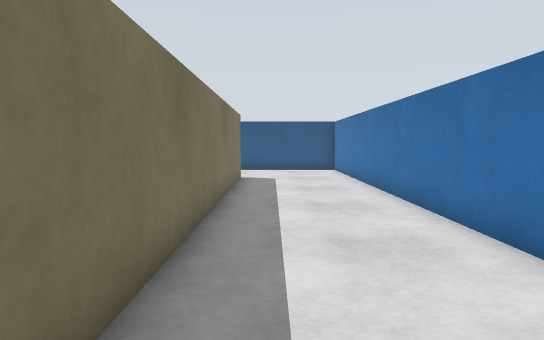
View 1 (above)

16 first-person views from a walk through a Gazebo world. The camera is 0.14 m above the floor, tilts 4° down and sees 70° across. The floor is counted in squares, 0.1 m on a side. Each view is taken from the middle of a square. On the plan, view 1 faces up. The plan holds only what a view shows up to about 16 squares ahead; the rest is blank. The place goes on beyond the plan.

View 2
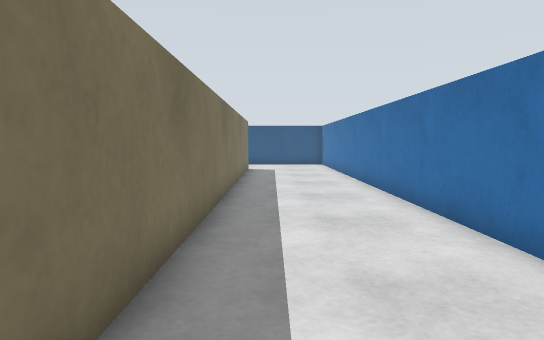

View 3
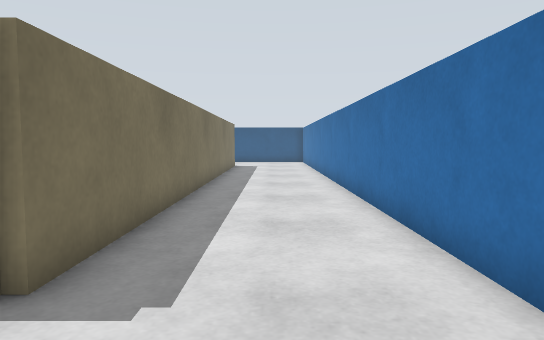

View 4
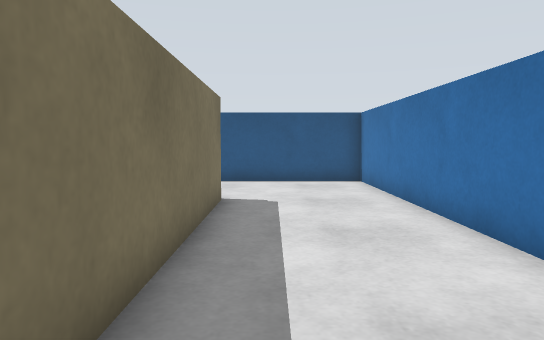

View 5
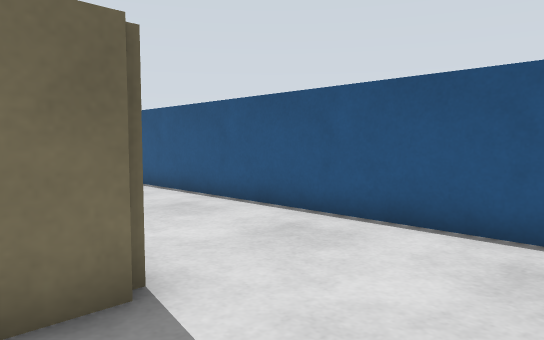

View 6
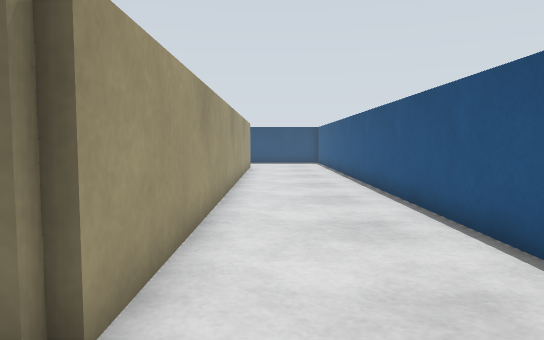

View 7
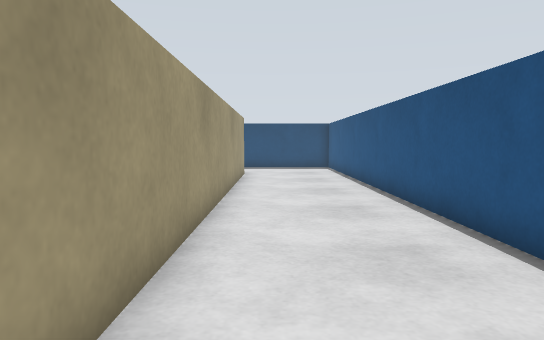

View 8
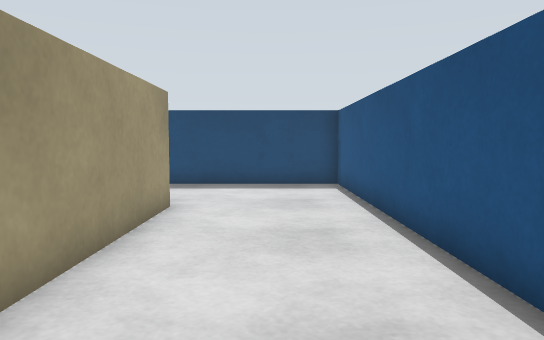

View 9
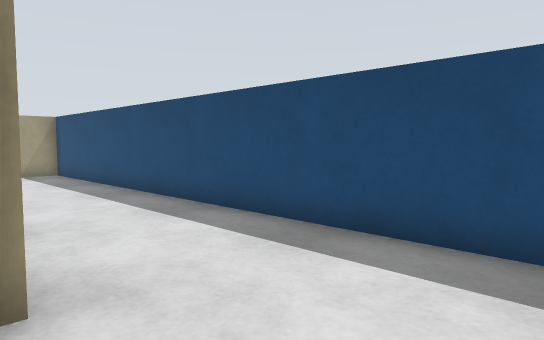

View 10
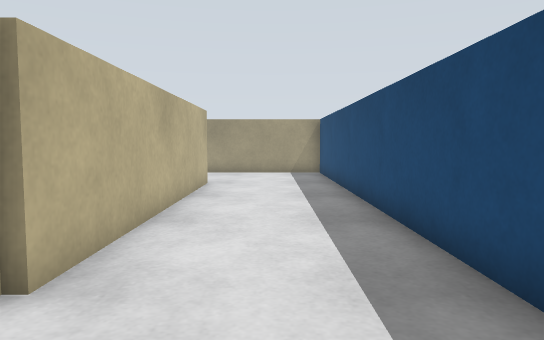

View 11
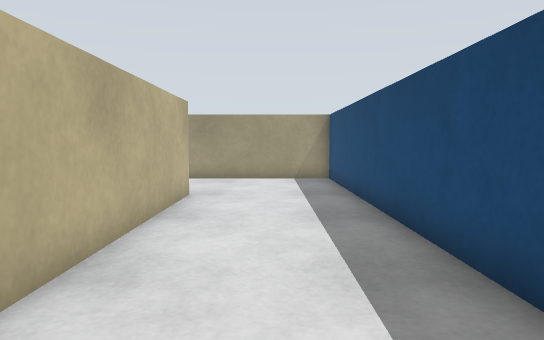

View 12
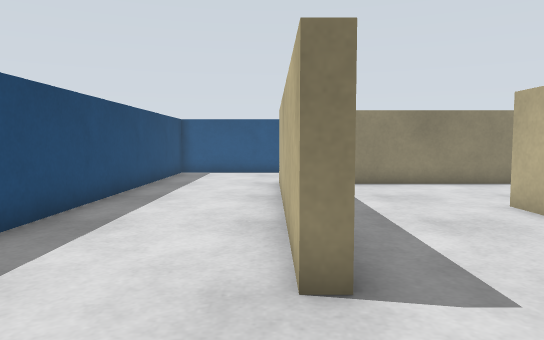

View 13
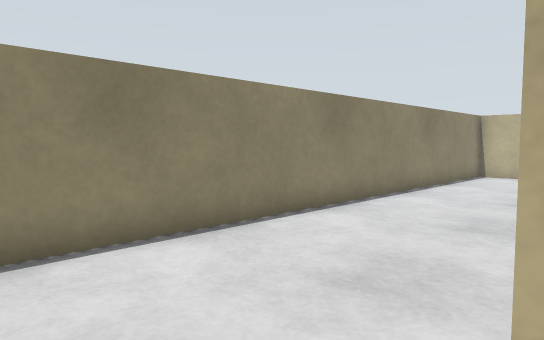

View 14
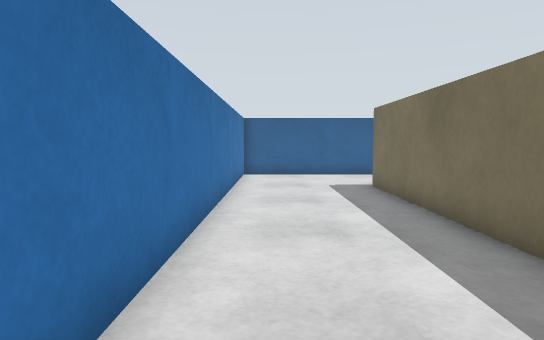

View 15
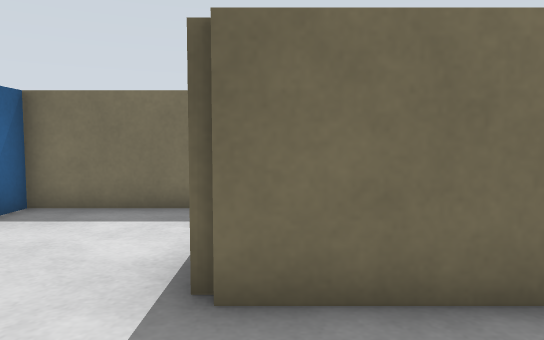

View 16
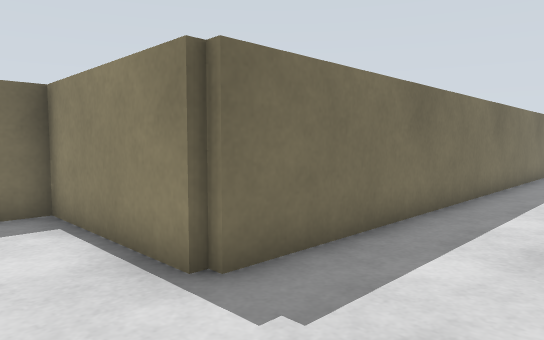

### Floor plan
Points are (right, up) in squares from view 1. A wall is a line through its corners. A room is listed if a view was taken in it or the views show most of it. See-through windows are left out.
Room 1 (views 1, 2, 3, 4, 5, 6, 7, 8, 9, 10, 11, 12, 14, 15, 16)
walls: (-1.2, 15.6) (-1.2, -4.7) (-6.2, -4.7) (-6.2, -8.5); (-21.5, 15.8) (-1.5, 15.8); (-21.1, 5.5) (-21.8, 5.5) (-21.8, 15.5); (3.3, -7.9) (3.3, 20.3) (-26.3, 20.3) (-26.3, 0.8) (-20.8, 0.8)
ways out: opening at (-21.5, 3.5) to room 2
Room 2 (view 13)
walls: (-16.7, 9.4) (-16.7, 10.5); (-17.4, 15.2) (-19.2, 15.2)
ways out: opening at (-21.5, 3.5) to room 1; opening at (-16.5, 12.5)

Where each view was taken, in squares from view 1:
view 1: 0 up, 0 right, facing up
view 2: 5 down, 0 right, facing up
view 3: 8 down, 1 right, facing up
view 4: 6 up, 0 right, facing up
view 5: 14 up, 2 right, facing up-left
view 6: 17 up, 1 right, facing left
view 7: 17 up, 4 left, facing left
view 8: 18 up, 13 left, facing left
view 9: 19 up, 21 left, facing down-left
view 10: 19 up, 24 left, facing down
view 11: 16 up, 24 left, facing down
view 12: 2 up, 22 left, facing up
view 13: 10 up, 19 left, facing up-right
view 14: 8 up, 2 right, facing down
view 15: 4 down, 2 right, facing left
view 16: 7 down, 2 right, facing up-left
